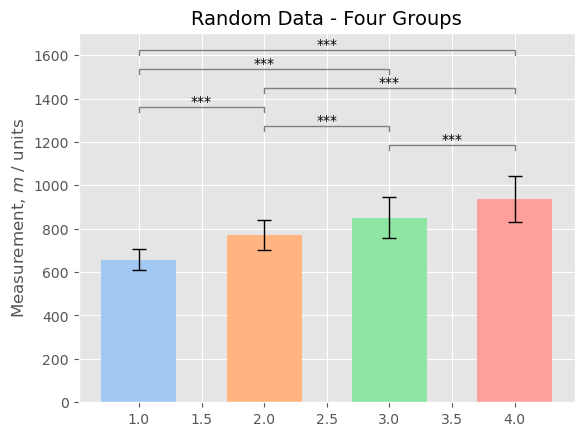

Python code for this plot:
import matplotlib.pyplot as plt
plt.style.use('ggplot')
plt.rcParams['savefig.bbox'] = 'tight'

import numpy as np
import seaborn as sns
from scipy import stats
import os

def bar_with_significance_stars(data, title, ylabel, xticklabels, figname='bar_with_significance_stars.pdf'):
    """
    Create a bar-and-whisker plot with significance bars.
    """
    ax = plt.axes()
    error_params = dict(elinewidth=1, ecolor='black', capsize=5)
    colors = sns.color_palette('pastel')

    for i, (xlabel, d, color) in enumerate(zip(xticklabels, data, colors)):
        plt.bar(i + 1, height=np.mean(d),
                label=xlabel, width=0.6, yerr=np.std(d), error_kw=error_params, color=color)

    # Graph title
    ax.set_title(title, fontsize=14)
    # Label y-axis
    ax.set_ylabel(ylabel)

    # Check for statistical significance
    significant_combinations = []
    # Check from the outside pairs of boxes inwards
    ls = list(range(1, len(data) + 1))
    combinations = [(ls[x], ls[x + y]) for y in reversed(ls) for x in range((len(ls) - y))]
    for c in combinations:
        data1 = data[c[0] - 1]
        data2 = data[c[1] - 1]
        # Significance
        U, p = stats.mannwhitneyu(data1, data2, alternative='two-sided')
        if p < 0.05:
            significant_combinations.append([c, p])

        print(f'{c[0]}, {c[1]}, p-value: {p}')

    # Get info about y-axis
    bottom, top = ax.get_ylim()
    yrange = top - bottom

    # Significance bars
    for i, significant_combination in enumerate(significant_combinations):
        # Columns corresponding to the datasets of interest
        x1 = significant_combination[0][0]
        x2 = significant_combination[0][1]
        # What level is this bar among the bars above the plot?
        level = len(significant_combinations) - i
        # Plot the bar
        bar_height = (yrange * 0.08 * level) + top
        bar_tips = bar_height - (yrange * 0.02)
        plt.plot(
            [x1, x1, x2, x2],
            [bar_tips, bar_height, bar_height, bar_tips], lw=1, c='gray')
        # Significance level
        p = significant_combination[1]
        if p < 0.001:
            sig_symbol = '***'
        elif p < 0.01:
            sig_symbol = '**'
        elif p < 0.05:
            sig_symbol = '*'
        text_height = bar_height + (yrange * 0.01)
        plt.text((x1 + x2) * 0.5, text_height, sig_symbol, ha='center', c='k')

    # Adjust y-axis
    bottom, top = ax.get_ylim()
    yrange = top - bottom
    ax.set_ylim(bottom - 0.02 * yrange, top)
    ax.set_ylim(bottom, top)

    # Annotate sample size below each box
    # for i, dataset in enumerate(data):
    #     sample_size = len(dataset)
    #     ax.text(i + 1, bottom, fr'n = {sample_size}', ha='center', size='x-small')

    # plt.show()
    plt.savefig(figname)
    if 'pdf' in figname:
        os.system(f'pdfcrop {figname} {figname}')

if __name__ == '__main__':
    data = []
    for x in range(4):
        mu = 650 + 100 * x
        sigma = 50 + 20 * x
        n = 30 + np.random.randint(0, 100)
        data.append(np.random.normal(mu, sigma, n))
    title = 'Random Data - Four Groups'
    ylabel = r'Measurement, $m$ / units'
    xticklabels = ['First Group', 'Second Group', 'Third Group', 'Fourth Group']
    bar_with_significance_stars(data, title, ylabel, xticklabels, figname='bar_with_significance_stars.png')